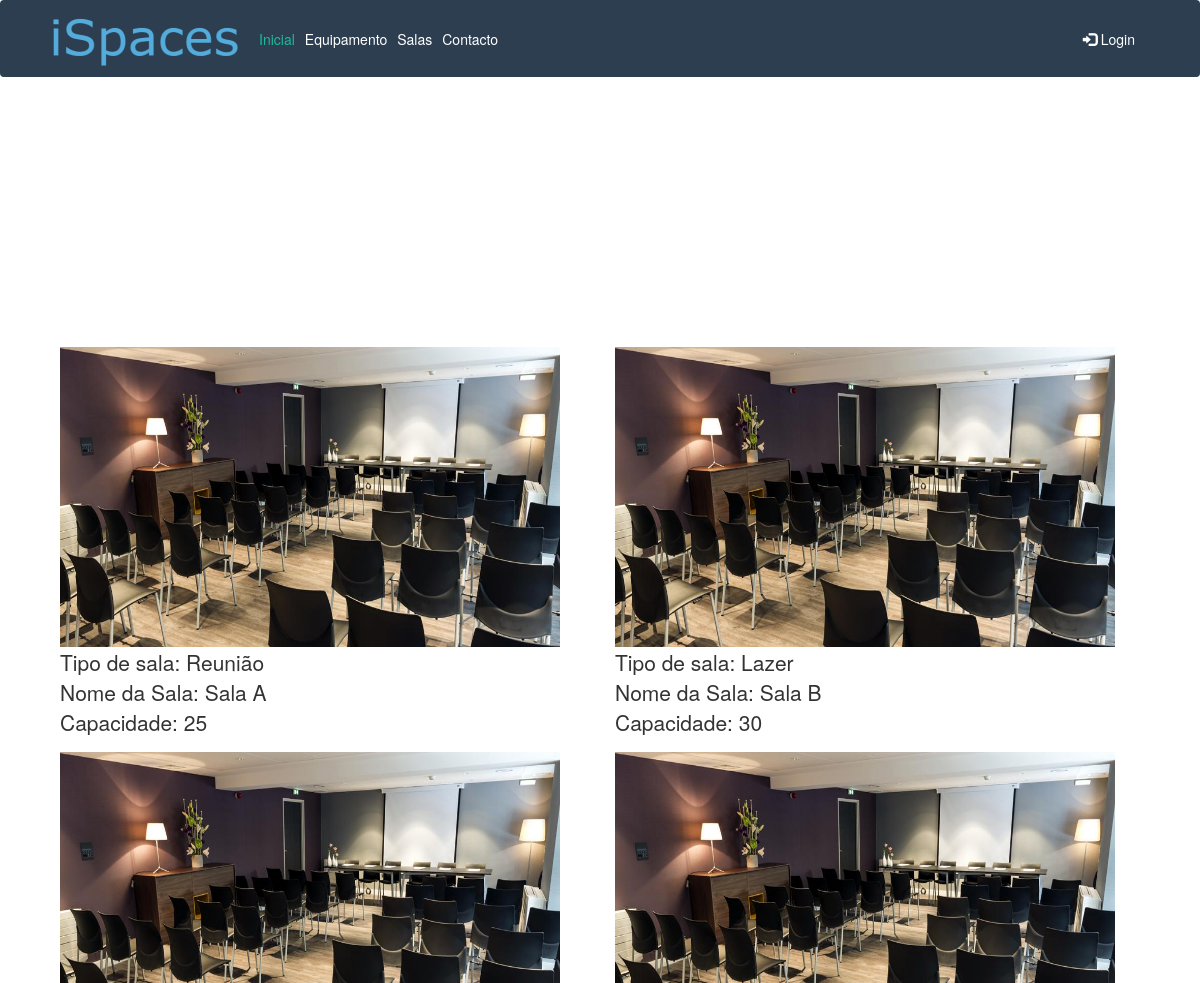
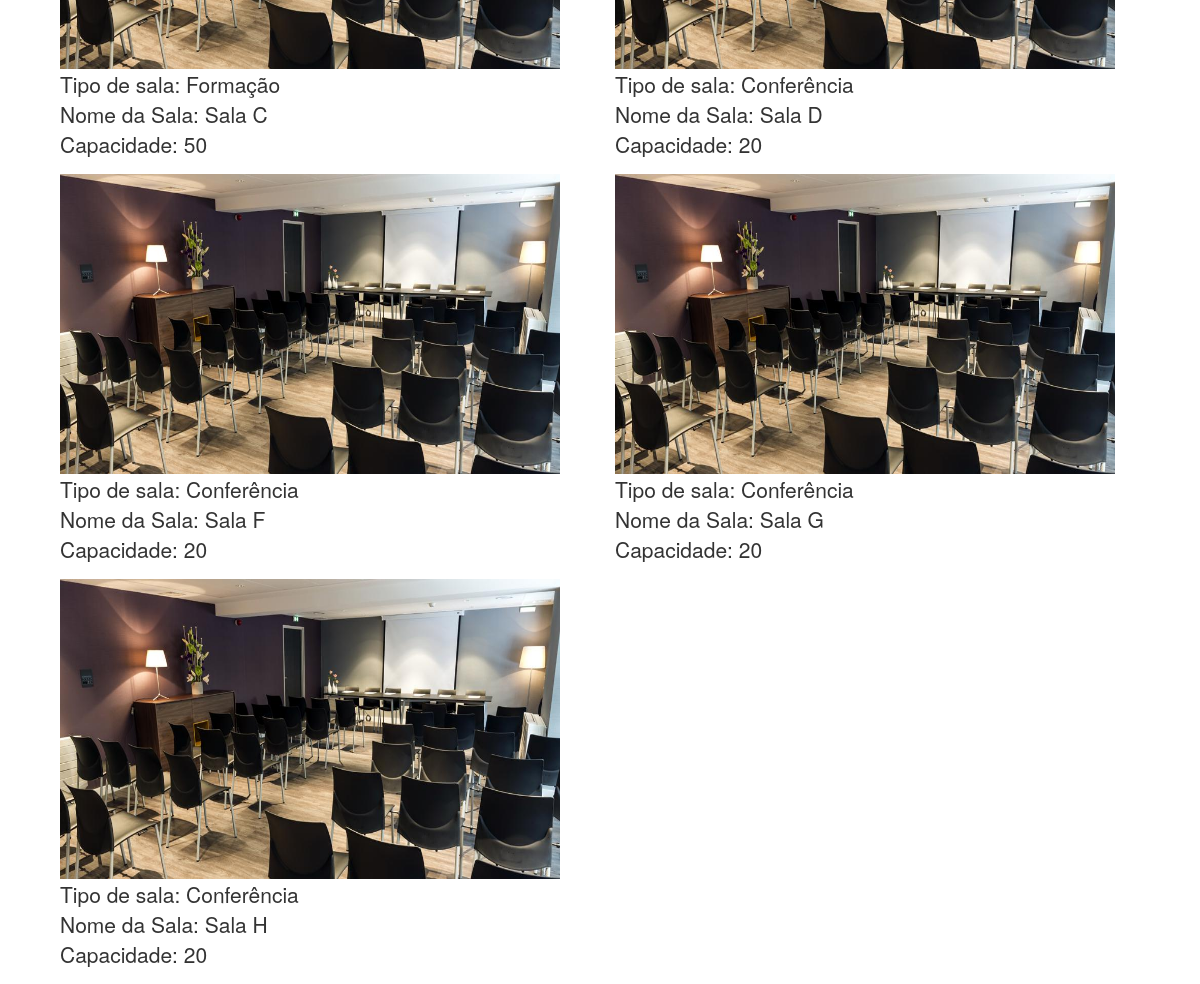
The app's page /index.php/publico_c/mostra_salas with its own data (2 pictures, top to bottom).
### tables this page shows
CREATE TABLE `tipologia` (
  `id` int(11) NOT NULL,
  `capacidade` int(11) NOT NULL,
  `disponibilidade` int(11) NOT NULL,
  `sala_id` int(11) NOT NULL,
  `nome` varchar(45) NOT NULL,
  `imagem` varchar(45) NOT NULL
);

CREATE TABLE `sala` (
  `id` int(11) NOT NULL,
  `tipo_sala` varchar(45) NOT NULL
);

### application/controllers/Publico_c.php (called while the page is built, shortened)
<?php
class Publico_c extends CI_Controller {
	public function __construct()
    {
			$this->load->model('Publico_m');
			$this->load->helper('url_helper');
			$this->load->library("pagination");
	}
	public function mostra_salas()
	{
		$data['salas']=$this->Publico_m->selecionarSala();
		$config = array();
        $config["base_url"] = base_url() . "Publico_c/mostra_salas";
       $config["total_rows"] = $this->Publico_m->Contar_salas();
       $config["per_page"] = 10;
       $config["uri_segment"] = 3;
    	$config['full_tag_open'] = "<ul class='pagination'>";
        $config['full_tag_close'] ="</ul>";
        $config['num_tag_open'] = '<li>';
        $config['num_tag_close'] = '</li>';
        $config['cur_tag_open'] = "<li class='disabled'><li class='active'><a href='#'>";
        $config['cur_tag_close'] = "<span class='sr-only'></span></a></li>";
        $config['next_tag_open'] = "<li>";
        $config['next_tagl_close'] = "</li>";
        $config['prev_tag_open'] = "<li>";
        $config['prev_tagl_close'] = "</li>";
        $config['first_tag_open'] = "<li>";
        $config['first_tagl_close'] = "</li>";
        $config['last_tag_open'] = "<li>";
		$config['last_tagl_close'] = "</li>";
		$this->pagination->initialize($config);
		   $page = ($this->uri->segment(3)) ? $this->uri->segment(3) : 0;
		   if($this->input->post('submit')){
			$sala=$this->input->post('search_sala');
			$data["sala"] = $this->Publico_m->busca_salas($config["per_page"], $page,$sala);
	  	$data["links"] = $this->pagination->create_links();
			}else{
				$data["sala"] = $this->Publico_m->busca_salas($config["per_page"], $page);
	  	$data["links"] = $this->pagination->create_links();
			}
		$this->load->view('templates/header');
		$this->load->view('publico/salas',$data);
	}
}

### index.php (called while the page is built, shortened)
<?php
require_once BASEPATH.'core/CodeIgniter.php';

### application/models/Publico_m.php (called while the page is built, shortened)
<?php
class Publico_m extends CI_Model
{
    public function busca_salas($limit, $start,$sala="")
    {
        $this->db->limit($limit, $start);
            $this->db->select('sala.id "id",sala.tipo_sala,tipologia.nome "nome_sala",tipologia.capacidade "capacidade",tipologia.disponibilidade "disponibilidade",tipologia.imagem "imagem"');
            $this->db->from('sala');
            $this->db->join('tipologia', 'tipologia.sala_id = sala.id');
            $query = $this->db->get();
            return $query->result_array();
    }
}

### application/views/publico/Salas.php (the view)
<div class="container texto">
    <br><br><br>
        <?php
                    foreach ($sala as $row){?>
                <div class="form-group col-md-6">
                        <img height="300" width="500" src="<?php echo base_url($row['imagem'])?>"><br>
                        <span>
                        Tipo de sala: <?php echo $row['tipo_sala'] ?><br>
                        Nome da Sala: <?php echo $row['nome_sala'] ?><br>
                        Capacidade: <?php echo $row['capacidade'] ?>
                    </span>
                </div>
                <?php } ?>
</div>

### assets/css/salas.css (style rules this page uses)
.texto { padding-top: 15%; font-size: 1.5em; }

### records on screen
tipologia: imagem (picture), sala.tipo_sala "Reunião", nome "Sala A", capacidade "25"
tipologia: imagem (picture), sala.tipo_sala "Lazer", nome "Sala B", capacidade "30"
tipologia: imagem (picture), sala.tipo_sala "Formação", nome "Sala C", capacidade "50"
tipologia: imagem (picture), sala.tipo_sala "Conferência", nome "Sala D", capacidade "20"
tipologia: imagem (picture), sala.tipo_sala "Conferência", nome "Sala F", capacidade "20"
tipologia: imagem (picture), sala.tipo_sala "Conferência", nome "Sala G", capacidade "20"
tipologia: imagem (picture), sala.tipo_sala "Conferência", nome "Sala H", capacidade "20"
